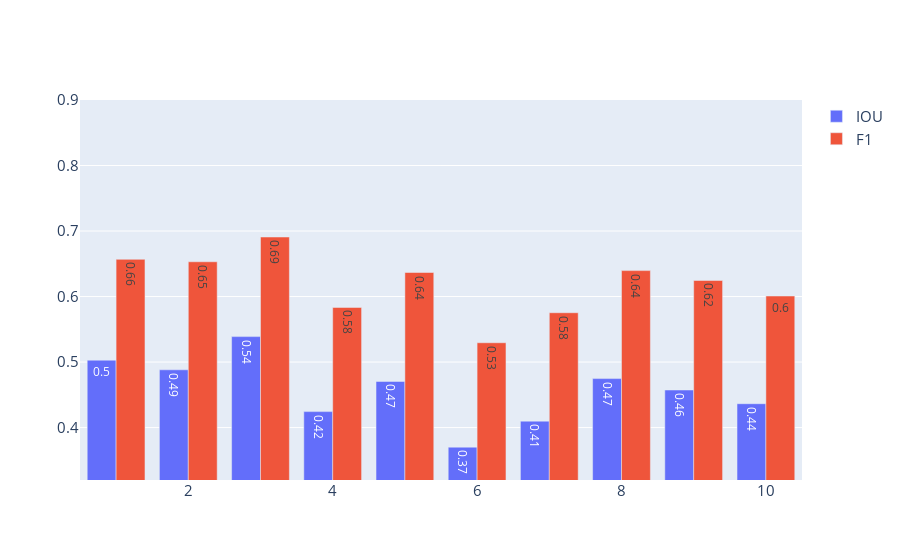

The notebook cell saved with this chart:
### Code cell
import plotly.graph_objects as go
animals = [1, 10, 2, 3,4,5,6,7,8,9]

fig = go.Figure(data=[
    go.Bar(name='IOU', x=animals, y=df["IOU"], text=np.round(df["IOU"], 2), textposition='auto'),
    # go.Bar(name='PRECISION', x=animals, y=df["PRECISION"], text=np.round(df["PRECISION"],2), textposition='auto'),
    # go.Bar(name='RECALL', x=animals, y=df["RECALL"], text=np.round(df["RECALL"],2), textposition='auto'),
    go.Bar(name='F1', x=animals, y=df["F1"], text=np.round(df["F1"],2), textposition='auto'),
])
# Change the bar mode
fig.update_layout(barmode='group', yaxis_range=[0.32, 0.90])

fig.update_xaxes(tickfont=dict(size=15), titlefont=dict(size=20))
fig.update_yaxes(tickfont=dict(size=15), titlefont=dict(size=20))

fig.update_layout(legend = dict(font = dict(size = 15)),
                  legend_title = dict(font = dict(size = 15)))

fig.show()

### Figure 1 — Plotly figure (JSON) as saved in the notebook; plotly's stock layout.template omitted (floating-point values rounded to 4 significant figures)
{"data": [{"name": "IOU", "text": [0.5, 0.44, 0.49, 0.54, 0.42, 0.47, 0.37, 0.41, 0.47, 0.46], "textposition": "auto", "type": "bar", "x": [1, 10, 2, 3, 4, 5, 6, 7, 8, 9], "y": [0.5029, 0.4364, 0.4882, 0.5389, 0.4244, 0.4704, 0.3701, 0.4098, 0.4748, 0.4574]}, {"name": "F1", "text": [0.66, 0.6, 0.65, 0.69, 0.58, 0.64, 0.53, 0.58, 0.64, 0.62], "textposition": "auto", "type": "bar", "x": [1, 10, 2, 3, 4, 5, 6, 7, 8, 9], "y": [0.6568, 0.6008, 0.6531, 0.6909, 0.5834, 0.6367, 0.5295, 0.5753, 0.6396, 0.6245]}], "layout": {"barmode": "group", "legend": {"font": {"size": 15}, "title": {"font": {"size": 15}}}, "xaxis": {"tickfont": {"size": 15}, "title": {"font": {"size": 20}}}, "yaxis": {"range": [0.32, 0.9], "tickfont": {"size": 15}, "title": {"font": {"size": 20}}}}}
